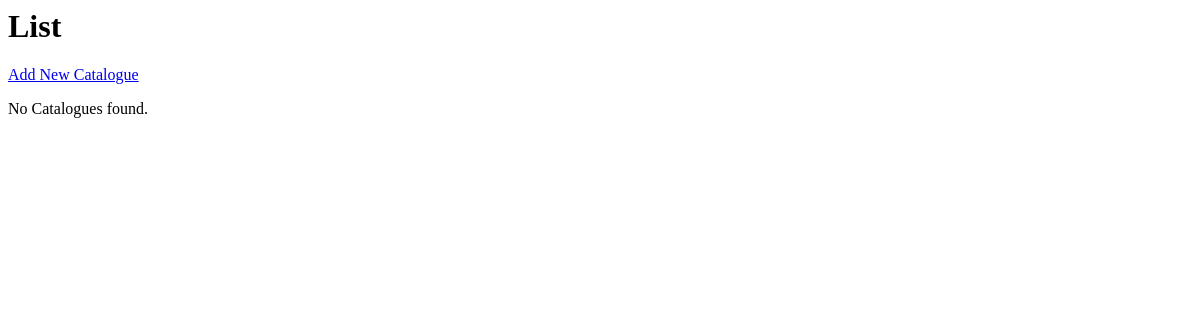
The app's page /blog/catalogues/, older data.
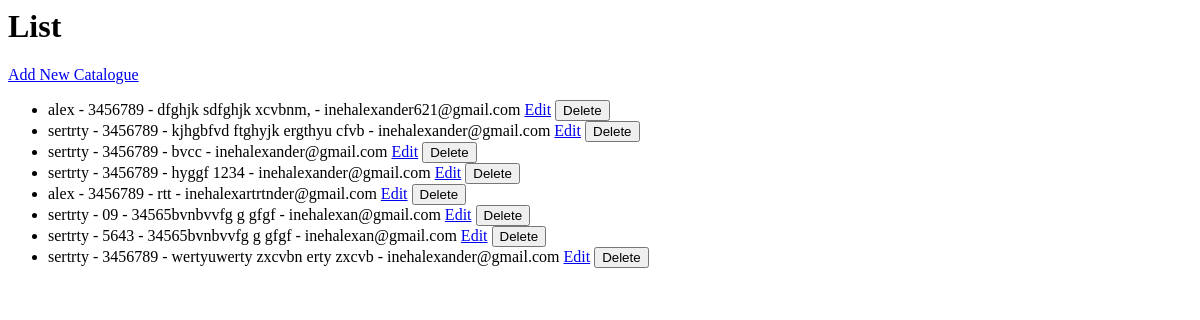
The same page, newer data.
### blog/models.py (models this page shows, shortened)
class Catalogue(models.Model):
    name = models.CharField(max_length=100)
    telephone = models.CharField(max_length=7)
    address = models.TextField()
    email = models.EmailField(max_length=100)

### blog/views.py (the view)
# urls.py: path('catalogues/', views.catalogue_list, name='catalogue_list'),
def catalogue_list(request):
    catalogues = Catalogue.objects.all()
    return render(request, 'catalogue_list.html', {'catalogues': catalogues})

### blog/templates/catalogue_list.html (shortened to what this page needs)
<h1>List</h1>
<a href="{% url 'catalogue_create' %}">Add New Catalogue</a>
{% if catalogues %}
    <ul>
    {% for catalogue in catalogues %}
        <li>
            {{ catalogue.name }} - {{ catalogue.telephone }} - {{ catalogue.address }} - {{ catalogue.email }}
            <a href="{% url 'catalogue_update' catalogue.pk %}">Edit</a>
            <form action="{% url 'catalogue_delete' catalogue.pk %}" method="post" style="display:inline;">
                <button type="submit">Delete</button>
            </form>
        </li>
    {% endfor %}
    </ul>
{% else %}
    <p>No Catalogues found.</p>
{% endif %}

Row changes from the older to the newer data that the page shows:
added Catalogue: name "alex", telephone "3456789", address "dfghjk sdfghjk xcvbnm,", email "inehalexander621@gmail.com"
added Catalogue: name "sertrty", telephone "3456789", address "kjhgbfvd ftghyjk ergthyu cfvb", email "inehalexander@gmail.com"
added Catalogue: name "sertrty", telephone "3456789", address "bvcc", email "inehalexander@gmail.com"
added Catalogue: name "sertrty", telephone "3456789", address "hyggf 1234", email "inehalexander@gmail.com"
added Catalogue: name "alex", telephone "3456789", address "rtt", email "inehalexartrtnder@gmail.com"
added Catalogue: name "sertrty", telephone "09", address "34565bvnbvvfg g gfgf", email "inehalexan@gmail.com"
added Catalogue: name "sertrty", telephone "5643", address "34565bvnbvvfg g gfgf", email "inehalexan@gmail.com"
added Catalogue: name "sertrty", telephone "3456789", address "wertyuwerty zxcvbn erty zxcvb", email "inehalexander@gmail.com"
Text that changed along with them:
text no longer shown: "No Catalogues found."
